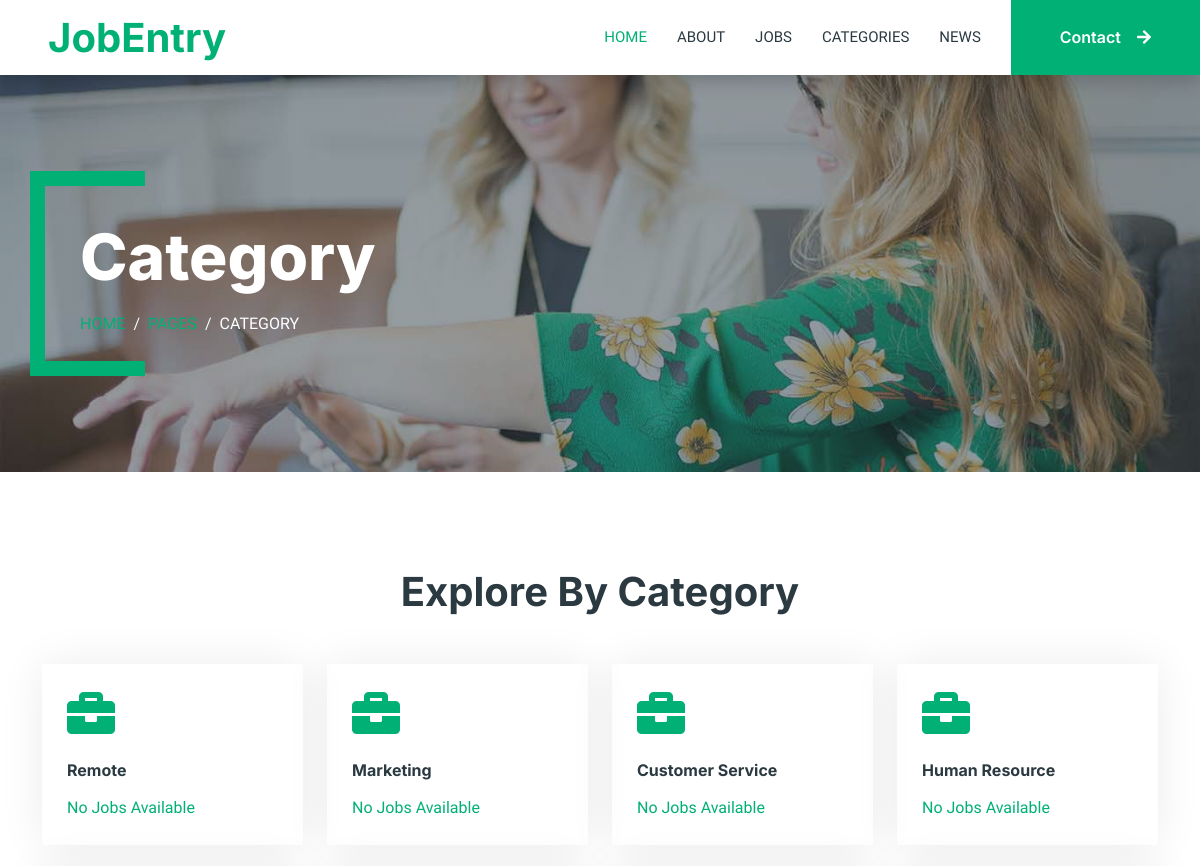
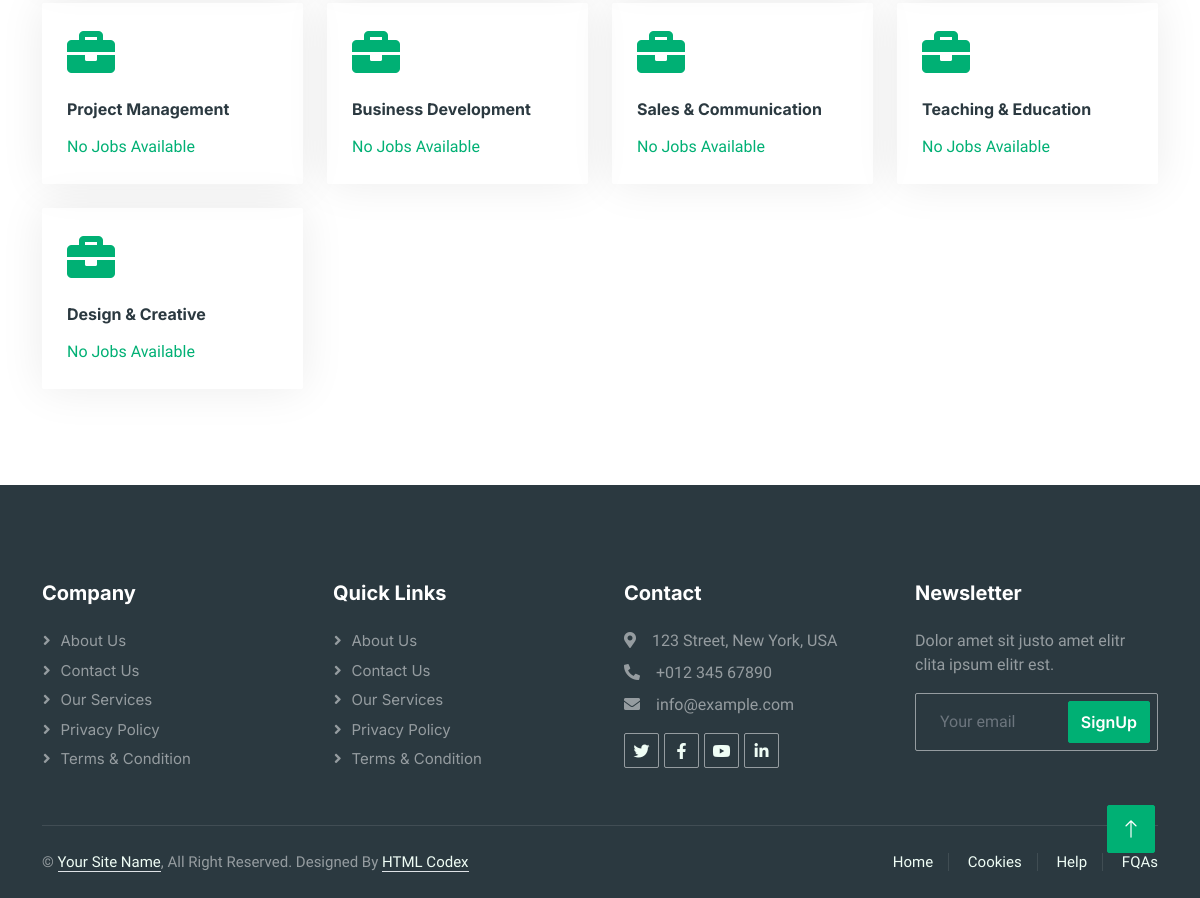
Page /categories on the earlier database version (2 pictures, top to bottom).
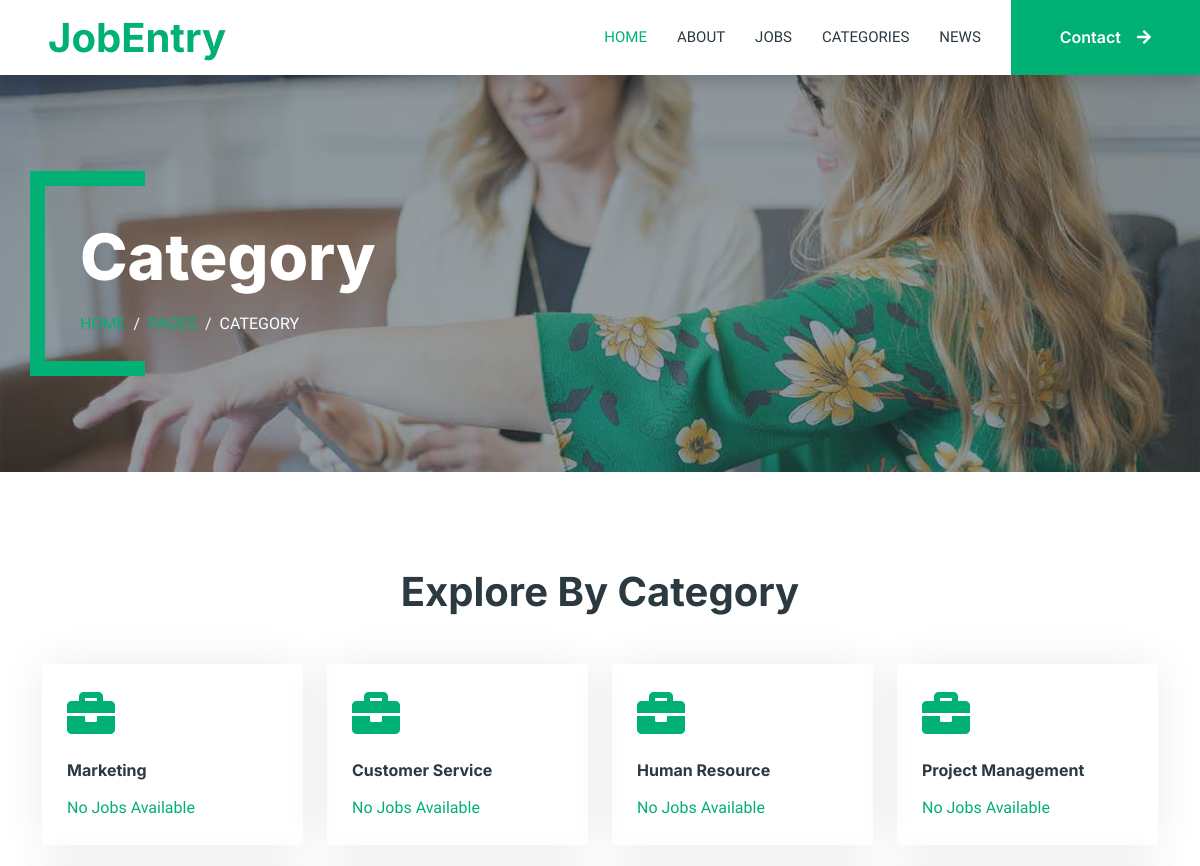
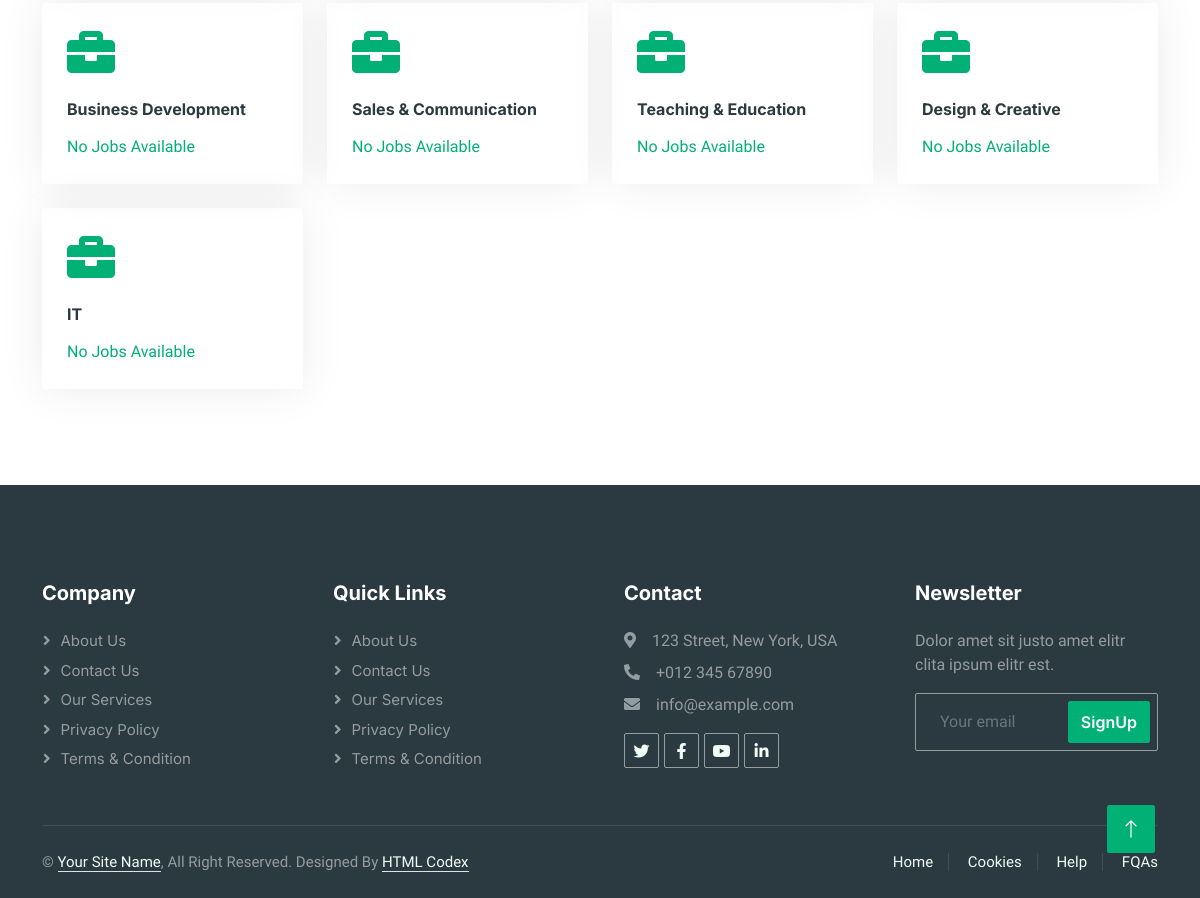
Same page on the later database version (2 pictures, top to bottom).
### jobs/models.py (models this page shows, shortened)
class JobCategory(models.Model):
    name = models.CharField(max_length=30, unique=True)
    description = models.TextField(null=True, blank=True)
    logo = models.ImageField(upload_to='images/', null=True, blank=True)
    number_of_jobs = models.PositiveIntegerField(default=0)
    class Meta:
        verbose_name_plural = "job categories"

### jobs/views.py (the view)
# urls.py: path('categories', views.category_list, name='categories'),
def category_list(request):
    job_categories = JobCategory.objects.all()
    return render(request, 'category-list.html', {'title': 'Category', 'job_categories': job_categories})

### jobs/templates/category-list.html
{% extends "base_with_header.html" %}
{% load static %}
{% block content_with_header %}
    {% include 'components/job_category_list.html' %}
{% endblock content_with_header %}

### jobs/templates/components/job_category_list.html (shortened to what this page needs)
<div class="container-xxl py-5">
    <div class="container">
        <h1 class="text-center mb-5 wow fadeInUp" data-wow-delay="0.1s">Explore By Category</h1>
        <div class="row g-4">
            {% for job_category in job_categories %}
                <div class="col-lg-3 col-sm-6 wow fadeInUp" data-wow-delay="0.1s">
                    <a class="cat-item rounded p-4" href="{% url 'category_detail' job_category.id %}">
                        {% if job_category.logo %}
                            <img src="{{ job_category.logo.path }}" alt="{{ job_category.name }}" class="img-fluid">
                        {% else %}
                            <i class="fa fa-3x fa-solid fa-briefcase text-primary mb-4"></i>
                        {% endif %}
                        <h6 class="mb-3">{{ job_category.name }}</h6>
                        {% if job_category.number_of_jobs > 0 %}
                            <p class="mb-0">{{ job_category.number_of_jobs }} Jobs</p>
                        {% else %}
                            <p class="mb-0">No Jobs Available</p>
                        {% endif %}
                    </a>
                </div>
            {% endfor %}
        </div>
    </div>
</div>

Differences in the rows shown:
removed JobCategory: name "Remote", number_of_jobs "No Jobs Available"
added JobCategory: name "IT", number_of_jobs "No Jobs Available"
